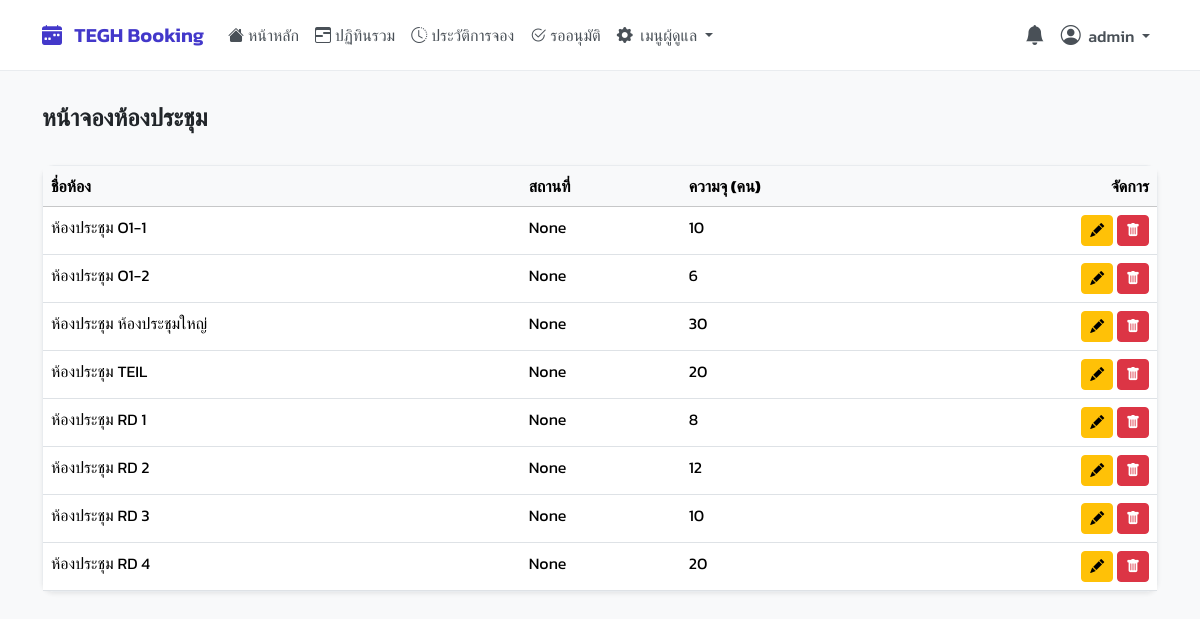
Page /manage/rooms/ (signed in) on the committed database.
### booking/models.py (models this page shows, shortened)
class Room(models.Model):
    name = models.CharField(max_length=100)
    building = models.CharField(max_length=100, blank=True, null=True)
    floor = models.CharField(max_length=50, blank=True, null=True)
    location = models.CharField(max_length=255, blank=True, null=True, help_text="เช่น 'ใกล้ฝ่ายบุคคล'")
    capacity = models.PositiveIntegerField(default=1)
    equipment_in_room = models.TextField(blank=True, null=True, help_text="ระบุอุปกรณ์แต่ละอย่างในบรรทัดใหม่")
    image = models.ImageField(upload_to='room_images/', blank=True, null=True, verbose_name="รูปภาพห้อง")

### booking/views.py (the view)
# urls.py: path('manage/rooms/', views.room_management_view, name='rooms'),
@login_required
@user_passes_test(is_admin)
def room_management_view(request):
    rooms = Room.objects.all().order_by('building', 'name')
    context = get_base_context(request)
    context.update({'rooms': rooms})
    return render(request, 'pages/rooms.html', context)

### booking/views.py (called while the page is built)
def is_admin(user):
    return user.is_authenticated and (user.is_superuser or user.groups.filter(name='Admin').exists())

### templates/pages/rooms.html (shortened to what this page needs)
{% extends 'base.html' %}
{% block content %}
<div class="card shadow-sm">
    <div class="card-body p-0">
        <div class="table-responsive">
            <table class="table table-hover mb-0">
                <thead class="table-light">
                    <tr>
                        <th>ชื่อห้อง</th>
                        <th>สถานที่</th>
                        <th>ความจุ (คน)</th>
                        <th class="text-end">จัดการ</th>
                    </tr>
                </thead>
                <tbody>
                    {% for room in rooms %}
                    <tr>
                        <td>{{ room.name }}</td>
                        <td>{{ room.location }}</td>
                        <td>{{ room.capacity }}</td>
                        <td class="text-end">
                            <a href="{% url 'edit_room' room.id %}" class="btn btn-sm btn-warning"><i class="bi bi-pencil-fill"></i></a>
                            <button type="button" class="btn btn-sm btn-danger" data-bs-toggle="modal" data-bs-target="#deleteRoomModal-{{ room.id }}"><i class="bi bi-trash-fill"></i></button>
                        </td>
                    </tr>
                    {% empty %}
                    <tr><td colspan="4" class="text-center text-muted py-4">ยังไม่มีห้องประชุมในระบบ</td></tr>
                    {% endfor %}
                </tbody>
            </table>
        </div>
    </div>
</div>
{% endblock %}

### templates/base.html (shortened to what this page needs)
{% load static %}
<!DOCTYPE html>
<html lang="th">
<head>
    <link href="https://cdn.jsdelivr.net/npm/bootstrap@5.3.3/dist/css/bootstrap.min.css" rel="stylesheet">
    <link rel="stylesheet" href="https://cdn.jsdelivr.net/npm/bootstrap-icons@1.11.3/font/bootstrap-icons.min.css">
    <link href="https://cdn.jsdelivr.net/npm/select2@4.1.0-rc.0/dist/css/select2.min.css" rel="stylesheet" />
    <link rel="stylesheet" href="https://cdn.jsdelivr.net/npm/select2-bootstrap-5-theme@1.3.0/dist/select2-bootstrap-5-theme.min.css" />
    <link rel="stylesheet" href="{% static 'css/theme.css' %}">
</head>
<body>
    <nav class="navbar navbar-expand-lg fixed-top" id="main-navbar">
        <div class="container-xl">
            <a class="navbar-brand" href="{% url 'dashboard' %}">
                <i class="bi bi-calendar-week-fill me-2"></i> TEGH Booking
            </a>
            <div class="collapse navbar-collapse" id="mainNavbar">
                <ul class="navbar-nav me-auto mb-2 mb-lg-0">
                    {% for item in menu_items %}
                        {% if item.show %}
                            <li class="nav-item">
                                <a class="nav-link {% if item.active %}active{% endif %} d-flex align-items-center" href="{% url item.url_name %}">
                                    <i class="{{ item.icon }} me-1"></i>
                                    {{ item.label }}
                                </a>
                            </li>
                        {% endif %}
                    {% endfor %}
                    {% if is_admin_user %}
                    <li class="nav-item dropdown">
                        <a class="nav-link dropdown-toggle" href="#" id="adminMenuDropdown" role="button" data-bs-toggle="dropdown" aria-expanded="false">
                            <i class="bi bi-gear-fill me-1"></i>
                            เมนูผู้ดูแล
                        </a>
                    </li>
                    {% endif %}
                </ul>
                <ul class="navbar-nav ms-auto mb-2 mb-lg-0">
                    {% if user.is_authenticated %}
                    {% if is_admin_user %}
                    <li class="nav-item dropdown">
                        <a class="nav-link" href="#" id="notificationBell" role="button" data-bs-toggle="dropdown" aria-expanded="false"
                            title="รายการแจ้งเตือน" data-bs-toggle="tooltip" data-bs-placement="bottom">
                            <i class="bi bi-bell-fill fs-5"></i>
                        </a>
                    </li>
                    {% endif %}
                    <li class="nav-item dropdown">
                        <a class="nav-link dropdown-toggle" href="#" id="navbarUserDropdown" role="button" data-bs-toggle="dropdown" aria-expanded="false">
                            <i class="bi bi-person-circle fs-5 me-1"></i>
                            <span class="d-none d-lg-inline">{{ user.get_full_name|default:user.username }}</span>
                        </a>
                    </li>
                    {% endif %}
                </ul>
            </div>
        </div>
    </nav>
    <main class="container-xl main-content-wrapper" id="main-content">
        <div class="page-header" id="page-header">
            <h5 class="mb-0">{% block page_title %}หน้าจองห้องประชุม{% endblock %}</h5>
        </div>
        {% block content %}
        {% endblock %}
    </main>
</body>
</html>

### static/css/theme.css (style rules this page uses)
body { background-color: #f8fafc; font-family: 'Prompt', sans-serif; min-height: 100vh; display: flex; }
.card { border-radius: 0.75rem; border: 1px solid #e9ecef; box-shadow: 0 1px 3px rgba(0,0,0,.04); }

### templates/base.html (style rules this page uses)
body { background-color: #f8f9fa; font-family: 'Kanit', sans-serif; font-weight: 400; }
.navbar { box-shadow: none; background-color: #fff; padding-top: 0.75rem; padding-bottom: 0.75rem; border-bottom: 1px solid #e9ecef; }
.navbar-brand { color: #4338ca !important; font-weight: 600; }
.navbar .nav-link { color: #495057; font-weight: 500; padding-left: 0.75rem; padding-right: 0.75rem; transition: color 0.2s ease-in-out; }
.main-content-wrapper { padding-top: 5.5rem; padding-bottom: 1.5rem; }
.page-header { background-color: transparent; padding: 1rem 0rem; margin-bottom: 1rem; border-radius: 0; box-shadow: none; border: none; display: flex; justify-content: space-between; align-items: center; }
.page-header h5 { margin-bottom: 0; color: #212529; font-weight: 600; font-size: 1.5rem; }

### rows in the picture
Room: name "ห้องประชุม O1-1", location "None", capacity "10"
Room: name "ห้องประชุม O1-2", location "None", capacity "6"
Room: name "ห้องประชุม ห้องประชุมใหญ่", location "None", capacity "30"
Room: name "ห้องประชุม TEIL", location "None", capacity "20"
Room: name "ห้องประชุม RD 1", location "None", capacity "8"
Room: name "ห้องประชุม RD 2", location "None", capacity "12"
Room: name "ห้องประชุม RD 3", location "None", capacity "10"
Room: name "ห้องประชุม RD 4", location "None", capacity "20"

### other values in the picture
{{ item.label }} "หน้าหลัก" "ปฏิทินรวม" "ประวัติการจอง" "รออนุมัติ"
{{ user.get_full_name|default:user.username }} "admin"
